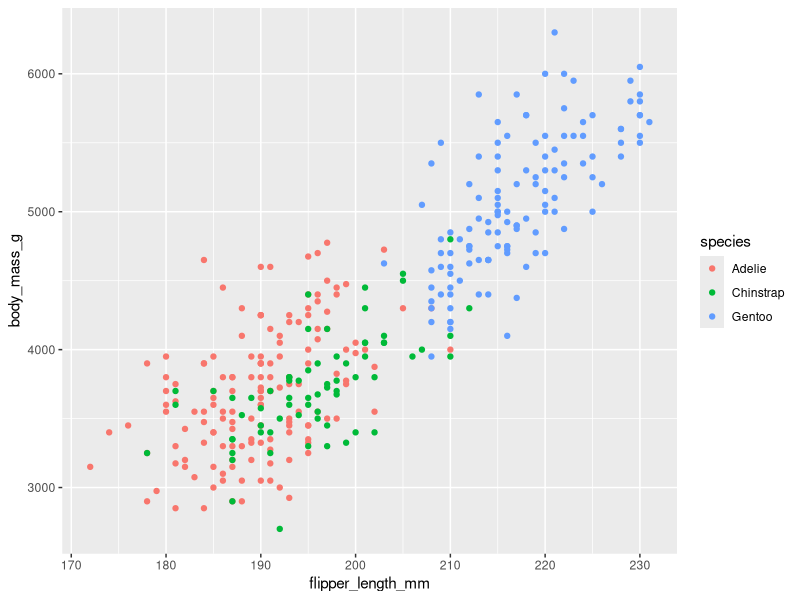
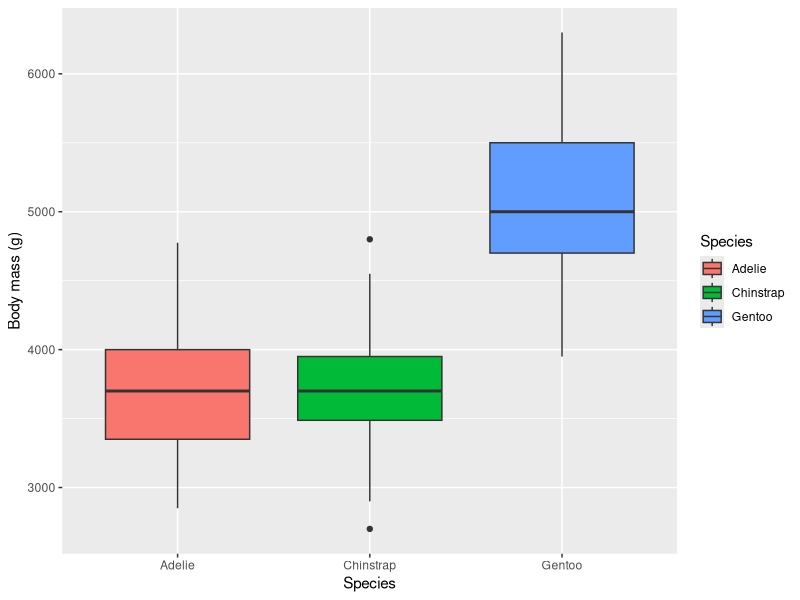
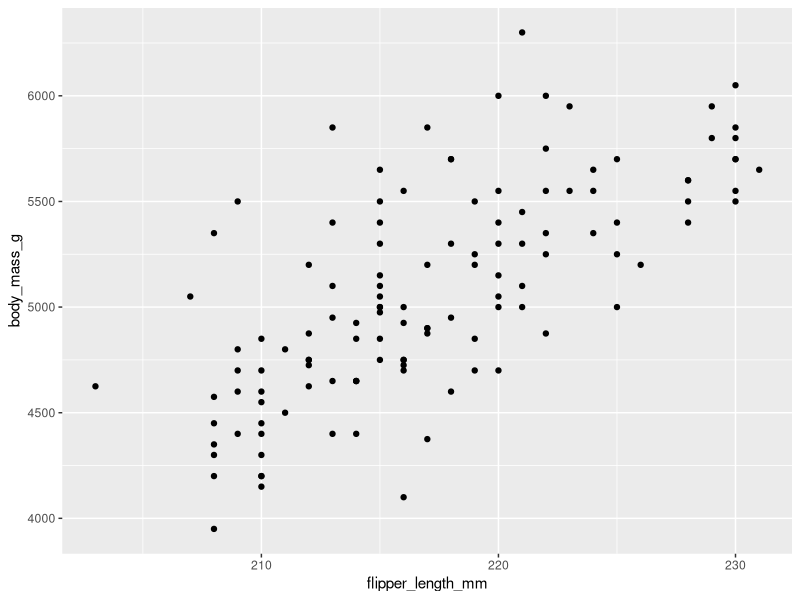

These charts were generated, in order, by the following R code:
## ---- chunk 1
#| warning: false
#| message: false
library(tidyverse)
library(palmerpenguins)

ggplot(penguins, aes(x = flipper_length_mm, y = body_mass_g, color = species)) +
  geom_point()
## ---- chunk 2
ggplot(penguins, aes(x = species, y = body_mass_g, fill = species)) +
  geom_boxplot() +
  labs(x = "Species", y = "Body mass (g)", fill = "Species")
## ---- chunk 3
penguins |>
  filter(species == "Gentoo") |>
  ggplot(aes(x = flipper_length_mm, y = body_mass_g)) +
  geom_point()
